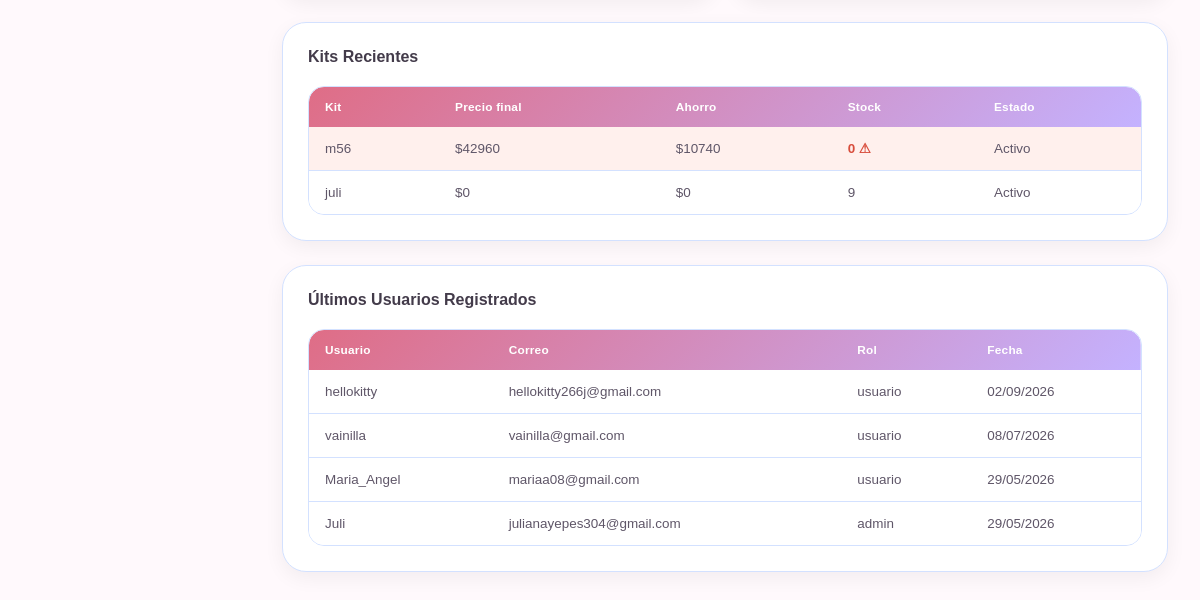
Page /estadisticas/ (signed in, lower part) on the earlier database version.
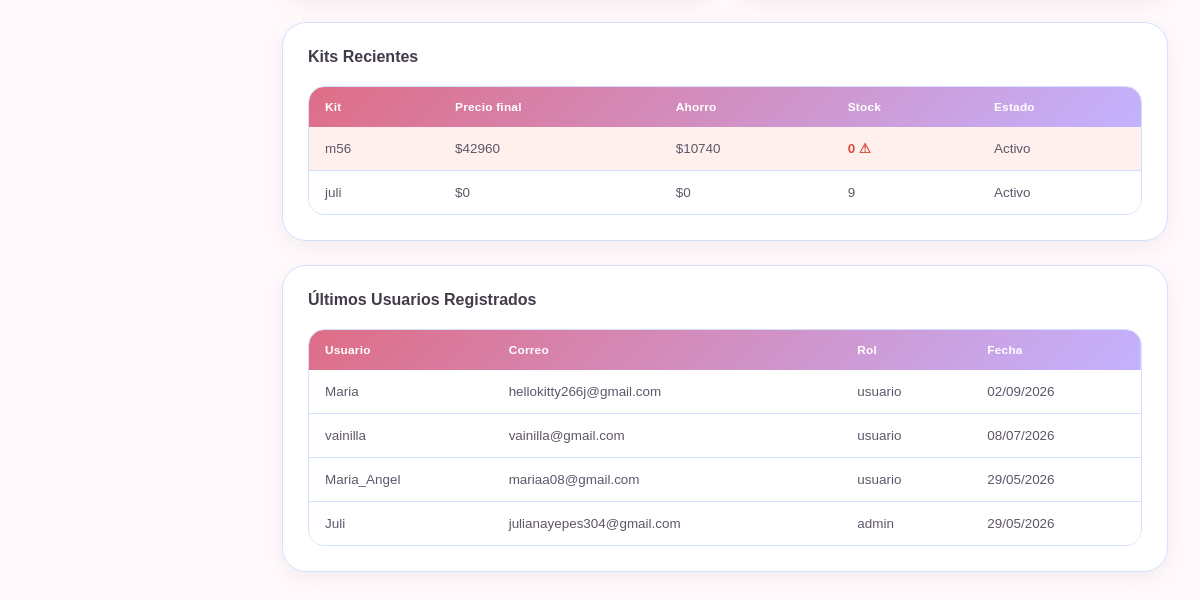
Same page on the later database version.
### core/models.py (models this page shows, shortened)
class Usuario(AbstractUser):
    ROL_CHOICES = [
        ("usuario", "Usuario"),
        ("admin", "Admin"),
    ]
    rol = models.CharField(max_length=20, choices=ROL_CHOICES, default="usuario")
    telefono = models.CharField(max_length=20, blank=True, null=True)
    foto = models.ImageField(upload_to="usuarios/", blank=True, null=True)
    estado = models.CharField(
        max_length=20,
        choices=[
            ('activo', 'Activo'),
            ('inactivo', 'Inactivo')
        ],
        default='activo'
    )

### core/decorators.py (the view)
    def wrapper(request, *args, **kwargs):
        user = request.user
        if not user.is_authenticated:
            return redirect("login")
        if getattr(user, "rol", None) != "admin":
            return redirect("home")
        return view_func(request, *args, **kwargs)

### core/context_processors.py (called while the page is built)
def carrito_context(request):
    cantidad_carrito = 0
    if request.user.is_authenticated:
        carrito = (
            Carrito.objects
            .filter(usuario=request.user)
            .first()
        )
        if carrito:
            cantidad_carrito = carrito.cantidad_total
    return {
        "cantidad_carrito": cantidad_carrito
    }

### core/models.py (called while the page is built)
    @property
    def precio_normal(self):
        return sum(
            (
                item.subtotal
                for item in self.items.all()
            ),
            Decimal("0")
        )

    @property
    def precio_final(self):
        if (
            self.descuento_personalizado
            and self.descuento_personalizado > 0
        ):
            descuento = (
                self.descuento_personalizado
                / Decimal("100")
            )
            return (
                self.precio_normal
                * (Decimal("1") - descuento)
            ).quantize(
                Decimal("0.01")
            )
        if self.precio_personalizado:
            return self.precio_personalizado
        return self.precio_normal

### core/templates/core/estadisticas.html (shortened to what this page needs)
{% extends "core/dashboard.html" %}
{% load static %}
{% block content %}
<link rel="stylesheet" href="{% static 'css/estadisticas.css' %}">
<div class="stats-page">
    <section class="panel">
        <div class="panel-header">
            <h3>Kits Recientes</h3>
        </div>
        <div class="table-wrapper">
            <table>
                <thead>
                    <tr>
                        <th>Kit</th>
                        <th>Precio final</th>
                        <th>Ahorro</th>
                        <th>Stock</th>
                        <th>Estado</th>
                    </tr>
                </thead>
                <tbody>
                    {% for kit in kits_recientes %}
                    <tr {% if kit.stock <= umbral_stock_bajo %}class="fila-alerta"{% endif %}>
                        <td>{{ kit.nombre }}</td>
                        <td>${{ kit.precio_final|floatformat:0 }}</td>
                        <td>${{ kit.ahorro|floatformat:0 }}</td>
                        <td>
                            <span {% if kit.stock <= umbral_stock_bajo %}class="stock-bajo"{% endif %}>
                                {{ kit.stock }}
                                {% if kit.stock <= umbral_stock_bajo %}⚠{% endif %}
                            </span>
                        </td>
                        <td>
                            {% if kit.activo %}
                            <span class="badge-activo">Activo</span>
                            {% else %}
                            <span class="badge-inactivo">Inactivo</span>
                            {% endif %}
                        </td>
                    </tr>
                    {% empty %}
                    <tr>
                        <td colspan="5" class="tabla-vacia">Aún no hay kits creados.</td>
                    </tr>
                    {% endfor %}
                </tbody>
            </table>
        </div>
    </section>
    <section class="panel">
        <div class="panel-header">
            <h3>Últimos Usuarios Registrados</h3>
        </div>
        <div class="table-wrapper">
            <table>
                <thead>
                    <tr>
                        <th>Usuario</th>
                        <th>Correo</th>
                        <th>Rol</th>
                        <th>Fecha</th>
                    </tr>
                </thead>
                <tbody>
                    {% for usuario in usuarios_recientes %}
                    <tr>
                        <td>{{ usuario.username }}</td>
                        <td>{{ usuario.email }}</td>
                        <td>{{ usuario.rol }}</td>
                        <td>{{ usuario.date_joined|date:"d/m/Y" }}</td>
                    </tr>
                    {% endfor %}
                </tbody>
            </table>
        </div>
    </section>
</div>
{% endblock %}

Differences in the rows shown:
changed Usuario "hellokitty266j@gmail.com": username "hellokitty" → "Maria"
